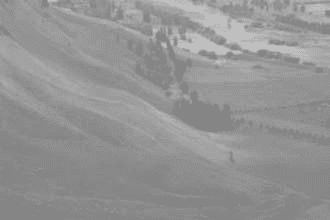
%> input picture img1.png, 330 x 220 px
$ octave --eval "main_brightener_analysis;"   (GNU Octave 9; MATLAB toolbox functions it lacks are replaced by stand-ins)
%> lines starting %> are read from the running program, lines starting %| are printed output that depends on the picture
### browse_image.m
function img = browse_image()
    % input citra lewat browse file
    [file, path] = uigetfile({'*.jpg;*.png;*.bmp;*.jpeg'}, 'Pilih citra');
%> the answer given: img1.png
    %periksa apakah ada gambar yang dipilih
    if isequal(file,0)
        disp('Tidak ada file dipilih.');
        img = [];
        return;
    end

    % baca citra dan ubah jadi matriks
    img = imread(fullfile(path, file));
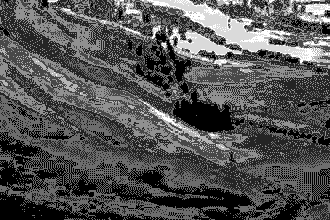
%> img: size 220x330 uint8; min 0, max 7, mean 2.3; drawn with min black and max white
    disp(class(img))
%| uint8
    disp([min(img(:)), max(img(:))])
%|   0  7
end

### custom_image_histogram.m
% custom_image_histogram - fungsi untuk mengubah matriks gambar menjadi histogram
function counts = custom_image_histogram(img)
    % buat semua ke double
    img = double(img);

    % ubah ke [0,255] dari range [0,1]
    if max(img(:)) <= 1
        img = img * 255;
    end

    % clamp semua nilai agar pasti dalam rentang [0,255]
    img(img < 0) = 0;
    img(img > 255) = 255;

    % bulatkan nilai ke integer terdekat
    img = round(img);

    counts = zeros(256,1);

    % hitung histogram manual
    [rows, cols] = size(img);
    for r = 1:rows
        for c = 1:cols
            value = img(r,c);
            counts(value+1) = counts(value+1) + 1;
        end
    end
end

### main_brightener_analysis.m
function main_brightener_analysis()
    % Fungsi untuk menganalisis hasil brightener dengan tampilan lengkap
    % seperti histogram equalization

    % Pilih gambar
    img = browse_image();
    if isempty(img)
        return;
    end

    % Input parameter a dan b
    prompt = {'Masukkan nilai a (kontras):', 'Masukkan nilai b (brightness):'};
    dlgtitle = 'Parameter Brightener';
    dims = [1 35];
    definput = {'1.5', '50'};
    answer = inputdlg(prompt, dlgtitle, dims, definput);
%> the answer given: 1.5, 50

    if isempty(answer)
        return;
    end

    a = str2double(answer{1});
    b = str2double(answer{2});

    % Proses gambar
    img_double = im2double(img);
    b_norm = b / 255.0;

    % Hitung kedua hasil
    outputB = img_double + b_norm;
    outputAB = a * img_double + b_norm;

    outputImg_B = im2uint8(outputB);
    outputImg_AB = im2uint8(outputAB);
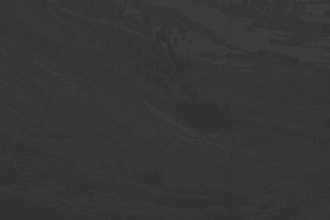
%> outputImg_AB: size 220x330 uint8; min 50, max 61, mean 53.7

    % ========================================================================
    % TAMPILAN UNTUK CITRA GRAYSCALE
    % ========================================================================
    if size(img, 3) == 1
        disp('Citra adalah gambar grayscale.');

        % Hitung histogram asli
        counts_original = custom_image_histogram(img);
%> after the loop in custom_image_histogram, `for r = 1:rows`: counts = 256 values, max 17931 at index 2, min 0 at index 9, mean 283.6
%> counts_original has the same summary as counts in custom_image_histogram
        counts_B = custom_image_histogram(outputImg_B);
%> counts_B = 256 values, max 17931 at index 52, min 0 at index 1, mean 283.6
        counts_AB = custom_image_histogram(outputImg_AB);
%> counts_AB = 256 values, max 17931 at index 53, min 0 at index 1, mean 283.6
        bins = 0:255;

        % === FIGURE 1: Perbandingan Citra ===
        figure('Name', 'Perbandingan Citra Grayscale', 'NumberTitle', 'off');

        subplot(1,3,1);
        imshow(img);
        title('Citra Asli');

        subplot(1,3,2);
        imshow(outputImg_B);
        title(sprintf('Hasil (f + %.2f)', b_norm));

        subplot(1,3,3);
        imshow(outputImg_AB);
        title(sprintf('Hasil (%.2f*f + %.2f)', a, b_norm));

        % === FIGURE 2: Perbandingan Histogram ===
        figure('Name', 'Perbandingan Histogram Grayscale', 'NumberTitle', 'off');

        subplot(3,1,1);
        bar(bins, counts_original, 'k');
        title('Histogram Citra Asli');
        xlabel('Intensitas (0-255)');
        ylabel('Jumlah Piksel');
        xlim([0 255]);
        grid on;

        subplot(3,1,2);
        bar(bins, counts_B, 'b');
        title(sprintf('Histogram Hasil (f + %.2f)', b_norm));
        xlabel('Intensitas (0-255)');
        ylabel('Jumlah Piksel');
        xlim([0 255]);
        grid on;

        subplot(3,1,3);
        bar(bins, counts_AB, 'r');
        title(sprintf('Histogram Hasil (%.2f*f + %.2f)', a, b_norm));
        xlabel('Intensitas (0-255)');
        ylabel('Jumlah Piksel');
        xlim([0 255]);
        grid on;
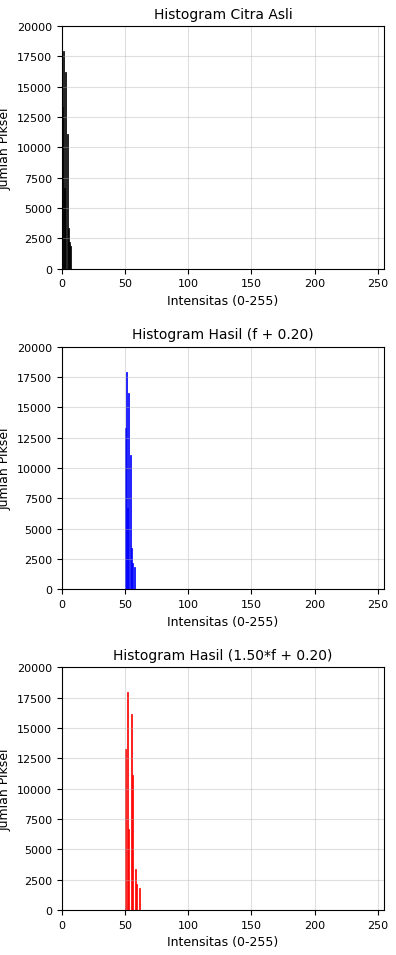
%> figure redrawn from the program's plot data, 3 panels; panel 1: tallest bar 17931 high, from x = 0.6 to 1.4; panel 2: tallest bar 17931 high, from x = 50.6 to 51.4; panel 3: tallest bar 17931 high, from x = 51.6 to 52.4

    % ========================================================================
    % TAMPILAN UNTUK CITRA RGB
    % ========================================================================
    else
        disp('Citra adalah gambar berwarna.');

        % Pisahkan channel untuk citra asli
        R_orig = img(:,:,1);
        G_orig = img(:,:,2);
        B_orig = img(:,:,3);

        % Pisahkan channel untuk hasil (f + b)
        R_B = outputImg_B(:,:,1);
        G_B = outputImg_B(:,:,2);
        B_B = outputImg_B(:,:,3);

        % Pisahkan channel untuk hasil (a*f + b)
        R_AB = outputImg_AB(:,:,1);
        G_AB = outputImg_AB(:,:,2);
        B_AB = outputImg_AB(:,:,3);

        % Hitung histogram tiap channel
        countR_orig = custom_image_histogram(R_orig);
        countG_orig = custom_image_histogram(G_orig);
        countB_orig = custom_image_histogram(B_orig);

        countR_B = custom_image_histogram(R_B);
        countG_B = custom_image_histogram(G_B);
        countB_B = custom_image_histogram(B_B);

        countR_AB = custom_image_histogram(R_AB);
        countG_AB = custom_image_histogram(G_AB);
        countB_AB = custom_image_histogram(B_AB);

        bins = 0:255;

        % === FIGURE 1: Perbandingan Citra ===
        figure('Name', 'Perbandingan Citra RGB', 'NumberTitle', 'off');

        subplot(1,3,1);
        imshow(img);
        title('Citra Asli');

        subplot(1,3,2);
        imshow(outputImg_B);
        title(sprintf('Hasil (f + %.0f)', b));

        subplot(1,3,3);
        imshow(outputImg_AB);
        title(sprintf('Hasil (%.2f*f + %.0f)', a, b));

        % === FIGURE 2: Histogram Citra Asli ===
        figure('Name', 'Histogram RGB Asli', 'NumberTitle', 'off');

        subplot(3,1,1);
        bar(bins, countR_orig, 'r', 'EdgeColor', 'none');
        title('Histogram Red Channel Asli');
        xlabel('Intensitas (0-255)');
        ylabel('Jumlah Piksel');
        xlim([0 255]);
        grid on;

        subplot(3,1,2);
        bar(bins, countG_orig, 'g', 'EdgeColor', 'none');
        title('Histogram Green Channel Asli');
        xlabel('Intensitas (0-255)');
        ylabel('Jumlah Piksel');
        xlim([0 255]);
        grid on;

        subplot(3,1,3);
        bar(bins, countB_orig, 'b', 'EdgeColor', 'none');
        title('Histogram Blue Channel Asli');
        xlabel('Intensitas (0-255)');
        ylabel('Jumlah Piksel');
        xlim([0 255]);
        grid on;

        % === FIGURE 3: Histogram Hasil (f + b) ===
        figure('Name', sprintf('Histogram RGB Hasil (f + %.0f)', b), 'NumberTitle', 'off');

        subplot(3,1,1);
        bar(bins, countR_B, 'r', 'EdgeColor', 'none');
        title(sprintf('Histogram Red Channel (f + %.0f)', b));
        xlabel('Intensitas (0-255)');
        ylabel('Jumlah Piksel');
        xlim([0 255]);
        grid on;

        subplot(3,1,2);
        bar(bins, countG_B, 'g', 'EdgeColor', 'none');
        title(sprintf('Histogram Green Channel (f + %.0f)', b));
        xlabel('Intensitas (0-255)');
        ylabel('Jumlah Piksel');
        xlim([0 255]);
        grid on;

        subplot(3,1,3);
        bar(bins, countB_B, 'b', 'EdgeColor', 'none');
        title(sprintf('Histogram Blue Channel (f + %.0f)', b));
        xlabel('Intensitas (0-255)');
        ylabel('Jumlah Piksel');
        xlim([0 255]);
        grid on;

        % === FIGURE 4: Histogram Hasil (a*f + b) ===
        figure('Name', sprintf('Histogram RGB Hasil (%.2f*f + %.0f)', a, b), 'NumberTitle', 'off');

        subplot(3,1,1);
        bar(bins, countR_AB, 'r', 'EdgeColor', 'none');
        title(sprintf('Histogram Red Channel (%.2f*f + %.0f)', a, b));
        xlabel('Intensitas (0-255)');
        ylabel('Jumlah Piksel');
        xlim([0 255]);
        grid on;

        subplot(3,1,2);
        bar(bins, countG_AB, 'g', 'EdgeColor', 'none');
        title(sprintf('Histogram Green Channel (%.2f*f + %.0f)', a, b));
        xlabel('Intensitas (0-255)');
        ylabel('Jumlah Piksel');
        xlim([0 255]);
        grid on;

        subplot(3,1,3);
        bar(bins, countB_AB, 'b', 'EdgeColor', 'none');
        title(sprintf('Histogram Blue Channel (%.2f*f + %.0f)', a, b));
        xlabel('Intensitas (0-255)');
        ylabel('Jumlah Piksel');
        xlim([0 255]);
        grid on;

        % === FIGURE 5: Histogram Gabungan (Overlay) ===
        figure('Name', 'Perbandingan Histogram Overlay', 'NumberTitle', 'off');

        % Subplot untuk hasil (f + b)
        subplot(2,1,1);
        hold on;
        plot(bins, countR_B, 'r', 'LineWidth', 1.5);
        plot(bins, countG_B, 'g', 'LineWidth', 1.5);
        plot(bins, countB_B, 'b', 'LineWidth', 1.5);
        hold off;
        legend({'Red', 'Green', 'Blue'}, 'Location', 'best');
        title(sprintf('Histogram Gabungan (f + %.0f)', b));
        xlabel('Intensitas (0-255)');
        ylabel('Jumlah Piksel');
        xlim([0 255]);
        grid on;

        % Subplot untuk hasil (a*f + b)
        subplot(2,1,2);
        hold on;
        plot(bins, countR_AB, 'r', 'LineWidth', 1.5);
        plot(bins, countG_AB, 'g', 'LineWidth', 1.5);
        plot(bins, countB_AB, 'b', 'LineWidth', 1.5);
        hold off;
        legend({'Red', 'Green', 'Blue'}, 'Location', 'best');
        title(sprintf('Histogram Gabungan (%.2f*f + %.0f)', a, b));
        xlabel('Intensitas (0-255)');
        ylabel('Jumlah Piksel');
        xlim([0 255]);
        grid on;
    end

    disp('=== ANALISIS SELESAI ===');
    fprintf('Parameter: a = %.2f, b = %.0f\n', a, b);
%> (the run ends here)

$ run again, on girl.bmp
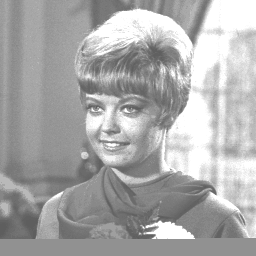
%> input picture girl.bmp, 256 x 256 px
%> in browse_image, img is the input picture: size 256x256 uint8; min 94, max 255, mean 169.8
%| uint8
%|    94  255
%> in main_brightener_analysis, `outputImg_AB = im2uint8(outputAB);`:
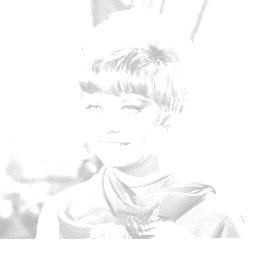
%> outputImg_AB: size 256x256 uint8; min 191, max 255, mean 249.3
%> img: size 256x256 double
%> after the loop in custom_image_histogram, `for r = 1:rows`: counts = 256 values, max 6635 at index 256, min 0 at index 1, mean 256
%> counts_original has the same summary as counts in custom_image_histogram
%> counts_B = 256 values, max 16254 at index 256, min 0 at index 1, mean 256
%> counts_AB = 256 values, max 50686 at index 256, min 0 at index 1, mean 256
%> in main_brightener_analysis, `grid on;`:
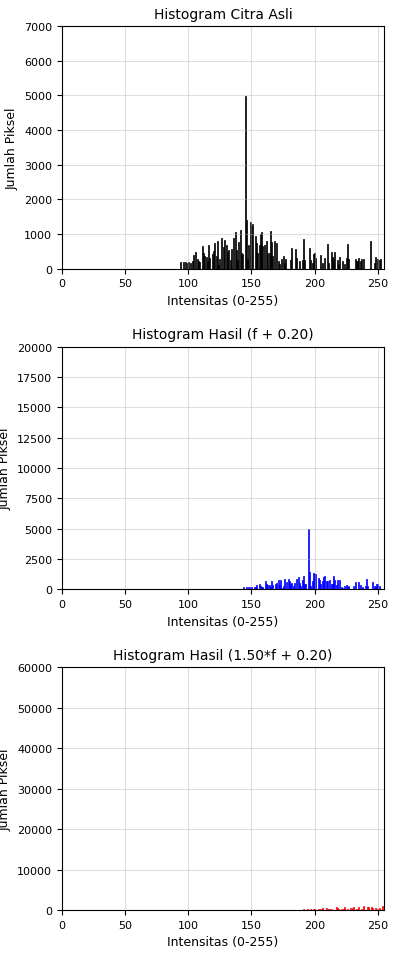
%> figure redrawn from the program's plot data, 3 panels; panel 1: tallest bar 6635 high, from x = 254.6 to 255.4; panel 2: tallest bar 16254 high, from x = 254.6 to 255.4; panel 3: tallest bar 50686 high, from x = 254.6 to 255.4
